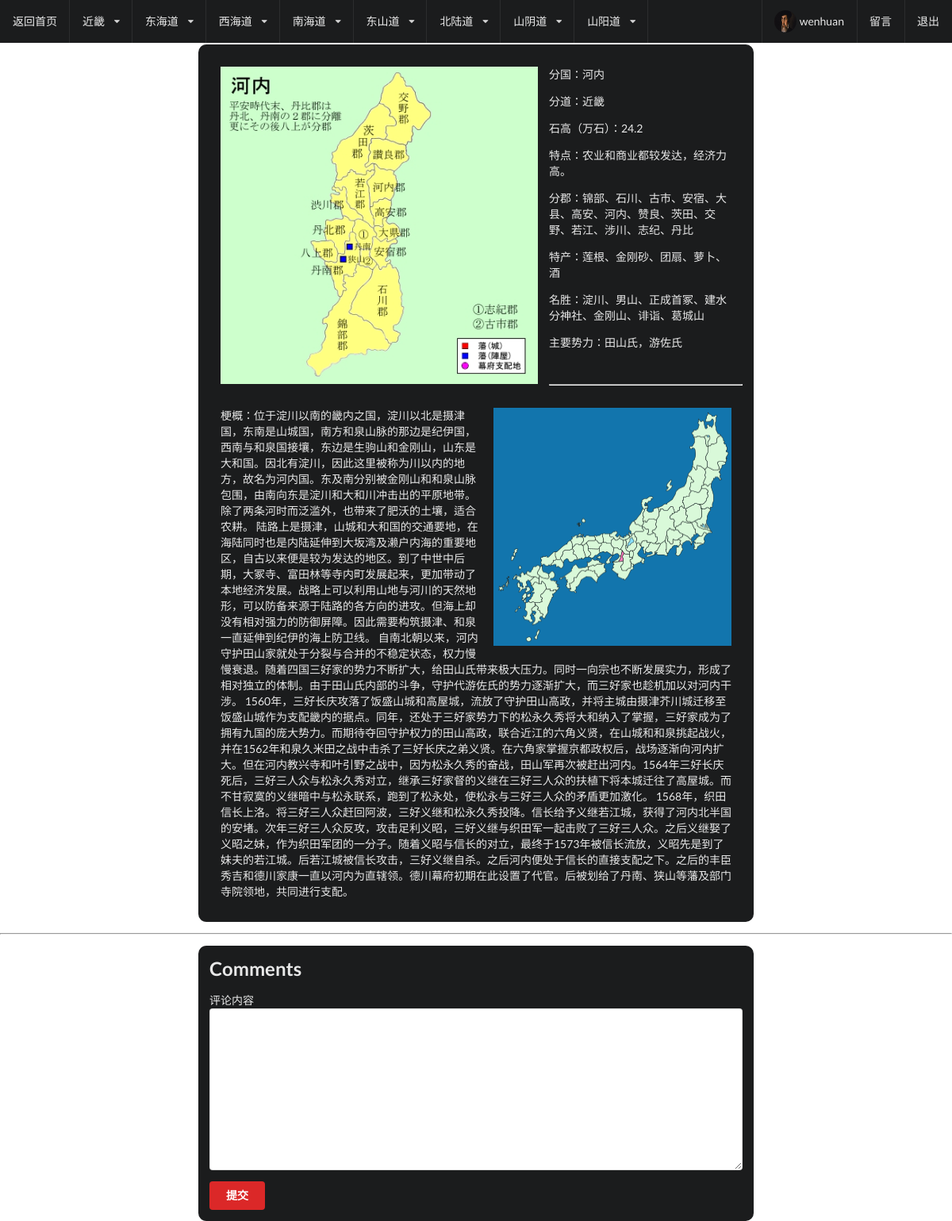
The app's page /domain/3 (signed in) with its own data.
### Sengokuapp/models.py (models this page shows, shortened)
class UserProfile(models.Model):
    belong_to = models.OneToOneField(to=User,related_name='profile')
    profile_image = models.ImageField(upload_to='User',null=True,blank=True)
    gender = models.CharField(null=True,blank=True,choices=(('male','male'),('female','female')),max_length=10)

class Domain(models.Model):
    name = models.CharField(null=True,blank=True,max_length=200)
    biography = models.TextField(null=True,blank=True)
    summary = models.TextField(null=True,blank=True)
    component = models.TextField(null=True,blank=True)
    product = models.TextField(null=True,blank=True)
    scenic = models.TextField(null=True,blank=True)
    family = models.TextField(null=True,blank=True)
    photo = models.ImageField('upload',upload_to='domain',null=True,blank=True)
    photo_add = models.ImageField('upload_add',upload_to='domain_add',null=True,blank=True)
    photo_add_b = models.ImageField('upload_add_b',upload_to='domain_add',null=True,blank=True)
    gender = models.CharField(null=True,blank=True,choices=CHOSE_DIR,max_length=200)
    salary = models.CharField(null=True,blank=True,max_length=200)
    belong_to = models.ForeignKey(to=Road,related_name='vassal',null=True,blank=True)

class Road(models.Model):
    name = models.CharField(null=True,blank=True,max_length=200)
    gender = models.CharField(null=True,blank=True,choices=CHOSE_DIR,max_length=200)
    def __str__(self):
        return self.name

### Sengokuapp/views.py (the view, shortened to what this page needs)
# urls.py: url(r'^domain/(?P<domainid>\d+)', domain, name='domain'),
def domain(request,domainid):
    Context={}
    Domainjj = Domain.objects.filter(gender='jj')
    Context['Domainjj'] = Domainjj
    Domaindhd = Domain.objects.filter(gender='dhd')
    Context['Domaindhd'] = Domaindhd
    Domaindsd = Domain.objects.filter(gender='dsd')
    Context['Domaindsd'] = Domaindsd
    Domainxhd = Domain.objects.filter(gender='xhd')
    Context['Domainxhd'] = Domainxhd
    Domainnhd = Domain.objects.filter(gender='nhd')
    Context['Domainnhd'] = Domainnhd
    Domainbld = Domain.objects.filter(gender='bld')
    Context['Domainbld'] = Domainbld
    Domainsyd = Domain.objects.filter(gender='syd')
    Context['Domainsyd'] = Domainsyd
    Domainsyad = Domain.objects.filter(gender='syad')
    Context['Domainsyad'] = Domainsyad
    thedomain = Domain.objects.get(id=domainid)
    Context['thedomain'] = thedomain
    if request.method == 'GET':
        form = Commentform
    Context['form'] = form
    comment_list = Comment.objects.filter(belong_to=thedomain)
    best_comment = Comment.objects.filter(best_comment=True,belong_to=thedomain)
    if best_comment:
        Context['best_comment'] = best_comment[0]
    Context['comment_list'] = comment_list
    return render(request,'Domain.html',Context)

### Sengokuapp/templates/Domain.html (shortened to what this page needs)
<!DOCTYPE html>
{% load staticfiles %}
<html>
    <head>
        <link rel="stylesheet" href="../static/css/semantic.css" media="screen" title="no title" charset="utf-8">
    </head>
    <body>
        <div class="ui basic segment" style="padding:0;">
            <div class="ui inverted fixed menu">
                <div  class="ui simple item">
                    <a href="{% url 'index' %}">返回首页</a>
                </div>
                <div class="ui simple dropdown item">
                    <a href="?gender=jj">近畿</a>
                    <i class="dropdown icon"></i>
                </div>
                <div class="ui simple dropdown item">
                    <a href="?gender=dhd">东海道</a>
                    <i class="dropdown icon"></i>
                </div>
                <div class="ui simple dropdown item">
                    <a href="?gender=xhd">西海道</a>
                    <i class="dropdown icon"></i>
                </div>
                <div class="ui simple dropdown item">
                    <a href="?gender=nhd">南海道</a>
                    <i class="dropdown icon"></i>
                </div>
                <div class="ui simple dropdown item">
                    <a href="?gender=dsd">东山道</a>
                    <i class="dropdown icon"></i>
                </div>
                <div class="ui simple dropdown item">
                    <a href="?gender=bld">北陆道</a>
                    <i class="dropdown icon"></i>
                </div>
                <div class="ui simple dropdown item">
                    <a href="?gender=syd">山阴道</a>
                    <i class="dropdown icon"></i>
                </div>
                <div class="ui simple dropdown item">
                    <a href="?gender=syad">山阳道</a>
                    <i class="dropdown icon"></i>
                </div>
                <div class="right menu">
                    {% if request.user.is_authenticated %}
                        <a class="item" href="{% url 'user_info' %}"><img class="ui avatar image" src="/static/uploads/{{ request.user.profile.profile_image }}"><span>{{ request.user.username }}</span></a>
                        <a class="item" href="{% url 'message_f' %}">留言</a>
                        <a class="item" href="{% url 'logout' %}">退出</a>
                    {% else %}
                        <a class="item" href="{% url 'message_f' %}">留言</a>
                        <a class="item" href="{% url 'register' %}">注册</a>
                        <a class="item" href="{% url 'login_f' %}">登录</a>
                    {% endif %}
                </div>
            </div>
        </div>
        <div class="ui basic segment"></div>
        <div class="ui basic inverted segment container" style="width:700px;border-radius:10px;">
            <div class="ui basic inverted segment container" style="width:700px;height:400px;">
                <img class="ui left floated image" src="/static/uploads/{{ thedomain.photo_add }}" style="width:400px;height:400px;">
                <p>分国：{{thedomain.name}}</p>
                <p>分道：{{thedomain.belong_to}}</p>
                <p>石高（万石）：{{thedomain.salary}}</p>
                <p>特点：{{thedomain.summary}}</p>
                <p>分郡：{{thedomain.component}}</p>
                <p>特产：{{thedomain.product}}</p>
                <p>名胜：{{thedomain.scenic}}</p>
                <p>主要势力：{{thedomain.family}}</p>
            </div>
<hr>
            <div class="ui basic inverted segment container" style="width:700px;">
                <img class="ui right bottom aligned floated image" src="/static/uploads/{{ thedomain.photo }}" style="width:300px;height:300px;">
                <p>梗概：{{thedomain.biography}}</p>
            </div>
        </div>
        <hr>
        <div class="ui basic inverted segment container" style="width:700px;border-radius:10px;">
            <h2>Comments</h2>
            {% if request.user.is_authenticated %}
                <form class="ui error form" method="post">
                    {% if form.errors %}
                        <div class="ui error message">
                            {{ form.errors}}
                        </div>
                        {% for field in form %}
                            <div class="{{ field.errors|yesno:"error, " }} field">
                                {{ field.label }}
                                {{ field }}
                            </div>
                        {% endfor %}
                    {% else %}
                        {% for field in form  %}
                            <div class="field">
                                {{ field.label }}
                                {{ field }}
                            </div>
                        {% endfor %}
                    {% endif %}
                    <button type="submit" class="ui red button">提交</button>
                </form>
            {% endif %}
        </div>
    </body>
</html>

### records on screen
Domain: photo_add (picture), name "河内", belong_to "近畿", salary "24.2", summary "农业和商业都较发达，经济力高。", component "锦部、石川、古市、安宿、大县、高安、河内、赞良、茨田、交野、若江、涉川、志纪、丹比", product "莲根、金刚砂、团扇、萝卜、酒", scenic "淀川、男山、正成首冢、建水分神社、金刚山、诽诣、葛城山", family "田山氏，游佐氏", photo (picture), biography "位于淀川以南的畿内之国，淀川以北是摄津国，东南是山城国，南方和泉山脉的那边是纪伊国，西南与和泉国接壤，东边是生驹山和金刚山，山东是大和国。因北有淀川，因此这里被称为川以内的地方，故名为河内国。东及南分别被金刚山和和泉山脉包围，由南向东是淀川和大和川冲击出的平原地带。除了两条河时而泛滥外，也带来了肥沃的土壤，适合农耕。 陆路上是摄津，山城和大和国的交通要地，在海陆同时也是内陆延伸到大坂湾及濑户内海的重要地区，自古以来便是较为发达的地区。到了中世中后期，大冢寺、富田林等寺内町发展起来，更加带动了本地经济发展。战略上可以利用山地与河川的天然地形，可以防备来源于陆路的各方向的进攻。但海上却没有相对强力的防御屏障。因此需要构筑摄津、和泉一直延伸到纪伊的海上防卫线。 自南北朝以来，河内守护田山家就处于分裂与合并的不稳定状态，权力慢慢衰退。随着四国三好家的势力不断扩大，给田山氏带来极大压力。同时一向宗也不断发展实力，形成了相对独立的体制。由于田山氏内部的斗争，守护代游佐氏的势力逐渐扩大，而三好家也趁机加以对河内干涉。…"

### other values on screen
{{ request.user.username }} "wenhuan"
{{ field.label }} "评论内容"
